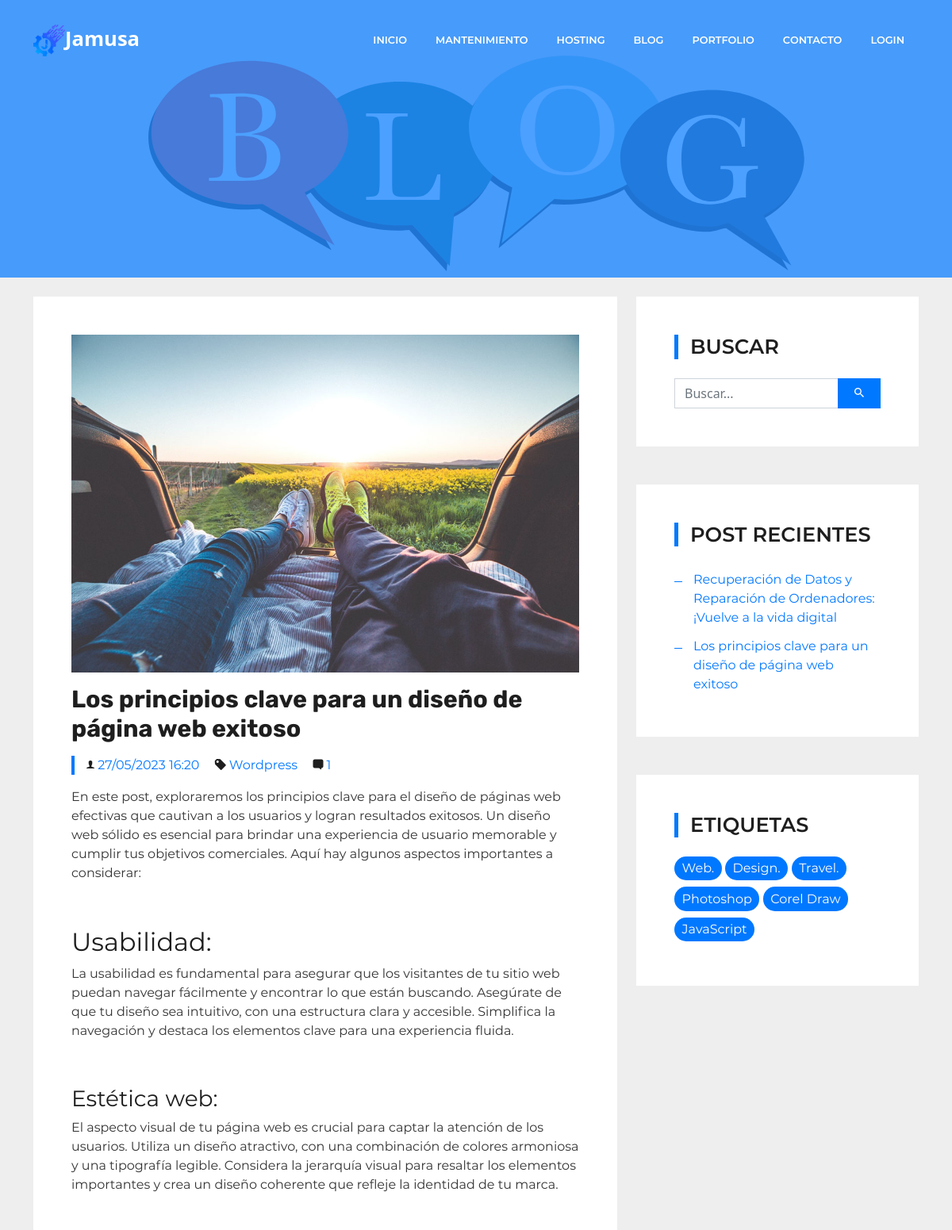
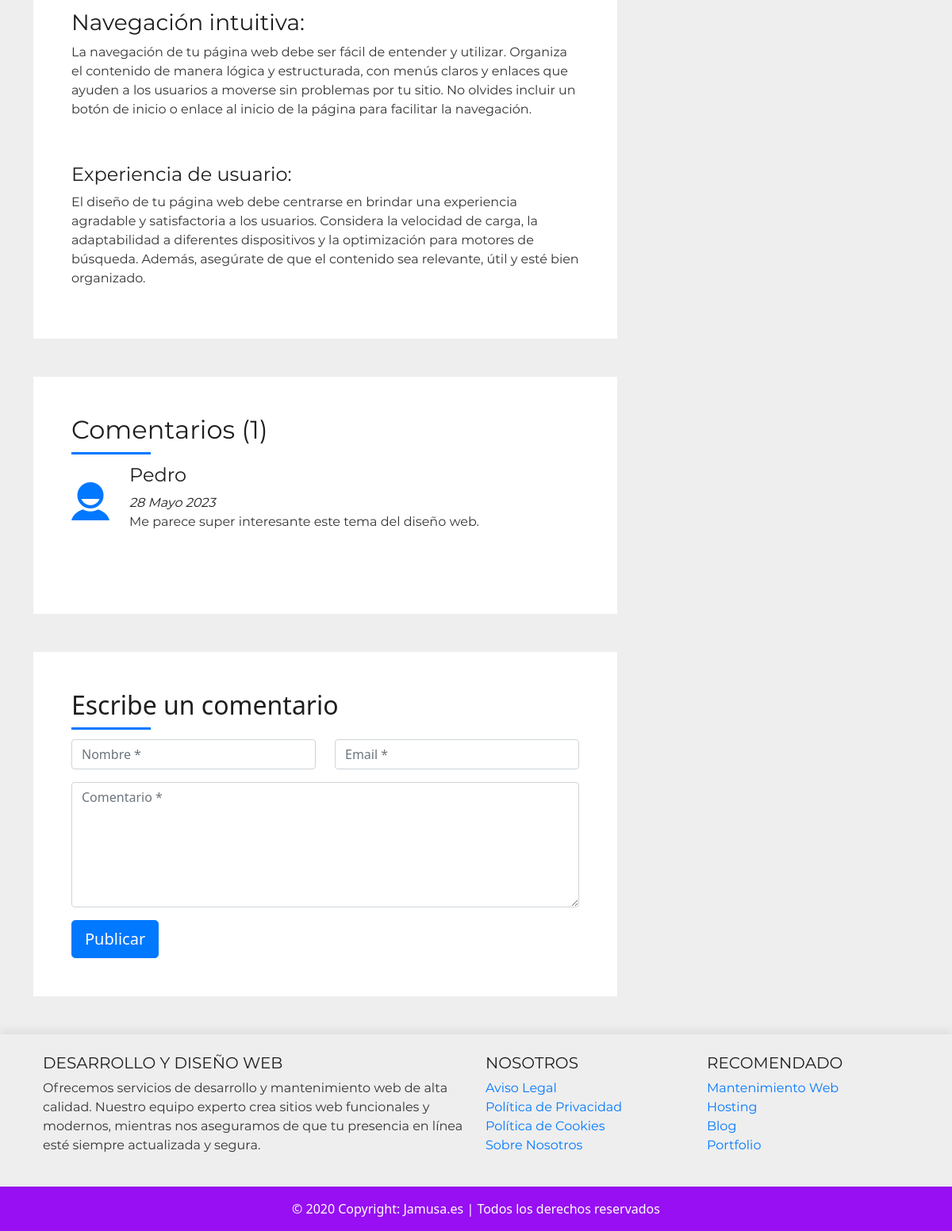
Page /blog-single.php?slug=los-principios-clave-para-un-diseno-de-pagina-web-exitoso on the committed database (2 pictures, top to bottom).
### tables this page shows
CREATE TABLE `blog` (
  `id` int(11) NOT NULL,
  `titulo` varchar(100) NOT NULL,
  `slug` varchar(150) NOT NULL,
  `resumen` varchar(300) NOT NULL,
  `contenido` longtext NOT NULL,
  `fecha` varchar(50) NOT NULL,
  `categoria` varchar(100) NOT NULL,
  `imagen` varchar(100) NOT NULL,
  `meta_titulo` varchar(100) NOT NULL,
  `meta_descripcion` varchar(100) NOT NULL,
  `keywords` varchar(100) NOT NULL
);

CREATE TABLE `comentarios` (
  `id` int(11) NOT NULL,
  `nombre` varchar(100) NOT NULL,
  `email` varchar(100) NOT NULL,
  `comentario` varchar(500) NOT NULL,
  `fecha` varchar(30) NOT NULL,
  `post_id` int(11) NOT NULL
);

### php/functions.php (called while the page is built, shortened)
<?php
function fechaEsp($fecha)
{
    $fecha = substr($fecha, 0, 10);
    $numeroDia = date('d', strtotime($fecha));
    $mes = date('F', strtotime($fecha));
    $anio = date('Y', strtotime($fecha));
    $meses_ES = array("Enero", "Febrero", "Marzo", "Abril", "Mayo", "Junio", "Julio", "Agosto", "Septiembre", "Octubre", "Noviembre", "Diciembre");
    $meses_EN = array("January", "February", "March", "April", "May", "June", "July", "August", "September", "October", "November", "December");
    $nombreMes = str_replace($meses_EN, $meses_ES, $mes);
    return $numeroDia . " " . $nombreMes . " " . $anio;
}

### blog-single.php (the view, shortened to what this page needs)
<?php
include './php/conexion.php';
include './php/functions.php';
if (isset($_GET['slug'])) {
    $slug = $_GET['slug'];
    $post = $conexion->query("SELECT * FROM blog WHERE slug = '$slug' LIMIT 1") or die($conexion->error);
    if ($post->num_rows > 0) {
        $fila = $post->fetch_assoc();
        $post_id = $fila['id'];
    }
}
$post_recientes = $conexion->query("SELECT * FROM blog ORDER BY id DESC LIMIT 3") or die($conexion->error);
$cant_coments = $conexion->query("SELECT COUNT(*) FROM comentarios WHERE post_id = '$post_id'") or die($conexion->error);
$total_coments = mysqli_fetch_row($cant_coments);
?>
<!DOCTYPE html>
<html lang="es">
<head>
    <link href="../lib/bootstrap/css/bootstrap.min.css" rel="stylesheet">
    <link href="../lib/font-awesome/css/all.min.css" rel="stylesheet">
    <link href="../lib/animate/animate.min.css" rel="stylesheet">
    <link href="../lib/ionicons/css/ionicons.min.css" rel="stylesheet">
    <link href="../lib/owlcarousel/assets/owl.carousel.min.css" rel="stylesheet">
    <link href="../lib/lightbox/css/lightbox.min.css" rel="stylesheet">
    <link rel="stylesheet" media="screen" href="../css/style.css">
</head>
<body id="page-top">
    <?php include 'layouts\header.php' ?>
    <div class="intro intro-single route mb-4 bg-image" style="background: url(../img/blog/cabecera-blog.svg); background-size: 100% 100%;">
        <div class="overlay-mf"></div>
        <div class="intro-content display-table">
            <div class="table-cell">
            </div>
        </div>
    </div>
    <section class="blog-wrapper sect-pt4" id="blog">
        <div class="container">
            <div class="row">
                <div class="col-md-8">
                    <div class="post-box">
                        <div class="post-thumb">
                            <img src="img/post-1.jpg" class="img-fluid" alt="">
                        </div>
                        <div class="post-meta">
                            <h1 class="article-title"><?php echo $fila['titulo']; ?></h1>
                            <ul>
                                <li>
                                    <span class="ion-ios-person"></span>
                                    <a><?php echo $fila['fecha']; ?></a>
                                </li>
                                <li>
                                    <span class="ion-pricetag"></span>
                                    <a><?php echo $fila['categoria']; ?></a>
                                </li>
                                <li>
                                    <span class="ion-chatbox"></span>
                                    <a href="#comments"><?php echo $total_coments[0]; ?></a>
                                </li>
                            </ul>
                        </div>
                        <div class="article-content">
                            <?php echo $fila['contenido']; ?>
                        </div>
                    </div>
                    <?php
                    $comentarios = $conexion->query("SELECT * FROM comentarios WHERE post_id = '$post_id' ORDER BY id DESC") or die($conexion->error);
                    ?>
                    <div id="comments" class="box-comments">
                        <div class="title-box-2 mb-4">
                            <h4 class="title-comments title-left">Comentarios (<?php echo $total_coments[0] ?>)</h4>
                        </div>
                        <ul class="list-comments">
                            <?php
                            while ($com = mysqli_fetch_array($comentarios)) {
                                $fecha = $com['fecha'];
                            ?>
                                <li>
                                    <div class="comment-avatar">
                                        <span class="ion-android-contact fsz-4 color-primary"></span>
                                    </div>
                                    <div class="comment-details">
                                        <h4 class="comment-author"><?php echo $com['nombre']; ?></h4>
                                        <span><?php echo fechaEsp($fecha);  ?></span>
                                        <p><?php echo $com['comentario']; ?></p>
                                    </div>
                                </li>
                            <?php } ?>
                        </ul>
                    </div>
                    <div class="form-comments">
                        <div class="title-box-2 mb-4">
                            <h3 class="title-left">
                                Escribe un comentario
                            </h3>
                        </div>
                        <form action="../php/insertar-comentario.php" method="POST" class="form-mf">
                            <div class="row">
                                <div class="col-md-6 mb-3">
                                    <div class="form-group">
                                        <input id="nombre" name="nombre" type="text" class="form-control input-mf" placeholder="Nombre *" required>
                                    </div>
                                </div>
                                <div class="col-md-6 mb-3">
                                    <div class="form-group">
                                        <input id="email" name="email" type="email" class="form-control input-mf" placeholder="Email *" required>
                                    </div>
                                </div>
                                <div class="col-md-12 mb-3">
                                    <div class="form-group">
                                        <textarea id="comentario" name="comentario" class="form-control input-mf" placeholder="Comentario *" cols="45" rows="6" required></textarea>
                                    </div>
                                </div>
                                <div class="col-md-12">
                                    <button type="submit" class="button btn btn-primary btn-lg">Publicar</button>
                                </div>
                            </div>
                        </form>
                    </div>
                </div>
                <div class="col-md-4">
                    <div class="widget-sidebar sidebar-search">
                        <h5 class="sidebar-title">Buscar</h5>
                        <div class="sidebar-content">
                            <form>
                                <div class="input-group">
                                    <input type="text" class="form-control" placeholder="Buscar..." aria-label="Buscar...">
                                    <span class="input-group-btn">
                                        <button class="btn btn-secondary btn-search" type="button">
                                            <span class="ion-android-search"></span>
                                        </button>
                                    </span>
                                </div>
                            </form>
                        </div>
                    </div>
                    <div class="widget-sidebar">
                        <h5 class="sidebar-title">Post recientes</h5>
                        <div class="sidebar-content">
                            <ul class="list-sidebar">
                                <?php
                                while ($fila = mysqli_fetch_array($post_recientes)) {
                                ?>
                                    <li>
                                        <a href="./blog-single.php?slug=<?php echo $fila['slug']; ?>"><?php echo $fila['titulo']; ?></a>
                                    </li>
                                <?php } ?>
                            </ul>
                        </div>
                    </div>
                    <div class="widget-sidebar widget-tags">
                        <h5 class="sidebar-title">Etiquetas</h5>
                        <div class="sidebar-content">
                            <ul>
                                <li>
                                    <a href="#">Web.</a>
                                </li>
                                <li>
                                    <a href="#">Design.</a>
                                </li>
                                <li>
                                    <a href="#">Travel.</a>
                                </li>
                                <li>
                                    <a href="#">Photoshop</a>
                                </li>
                                <li>
                                    <a href="#">Corel Draw</a>
                                </li>
                                <li>
                                    <a href="#">JavaScript</a>
                                </li>
                            </ul>
                        </div>
                    </div>
                </div>
            </div>
        </div>
    </section>
    <?php include './layouts/footer.php' ?>
</body>
</html>

### css/style.css (style rules this page uses)
body { background-color: #eee; color: #333; }
h1, h2 { font-family: 'Rubik', sans-serif; }
p, span, text, h4, h5, h6, ul, li { font-family: 'Montserrat', sans-serif; font-weight: 400; }
h1, h2, h3, h4, h5, h6 { color: #1e1e1e; }
a { transition: all 0.5s ease-in-out; }
.bg-image { background-repeat: no-repeat; background-attachment: fixed; background-size: cover; background-position: center center; }
.overlay-mf { background-color: #0078ff; }
.overlay-mf { position: absolute; top: 0; left: 0px; padding: 0; height: 100%; width: 100%; opacity: .7; }
.display-table { width: 100%; height: 100%; display: table; }
.table-cell { display: table-cell; vertical-align: middle; }
.title-left { font-size: 2rem; position: relative; }
.title-left:before { content: ''; position: absolute; height: 3px; background-color: #0078ff; width: 100px; bottom: -12px; }
.ul-resect, .socials ul, .list-ico, .blog-wrapper .post-meta ul, .box-comments .list-comments, .widget-sidebar .list-sidebar, .widget-tags ul { list-style: none; padding-left: 0; margin-bottom: 0; }
.color-primary { color: #0078ff !important; }
.fsz-4 { font-size: 4rem; }
.intro { height: 50vh; position: relative; color: #fff; }
.intro .intro-content { text-align: center; position: absolute; }
.intro-single { height: 350px; }
.intro-single .intro-content { margin-top: 30px; }
.post-box, .form-comments, .box-comments, .widget-sidebar { padding: 2rem; background-color: #fff; margin-bottom: 3rem; }
.blog-wrapper .article-title { font-size: 1.5rem; }
.blog-wrapper .post-meta { margin: 1rem 0; }
.blog-wrapper .post-meta ul { border-left: 4px solid #0078ff; margin-top: 1rem; }
.blog-wrapper .post-meta ul li { display: inline-block; margin-left: 15px; }
.blog-wrapper .post-meta ul a { color: #0078ff; }
.blog-wrapper .post-meta ul span { color: #1e1e1e; }
.box-comments .list-comments li { padding-bottom: 40px; }
.box-comments .list-comments .comment-avatar { display: table-cell; vertical-align: top; }
.box-comments .list-comments .comment-author { font-size: 1.3rem; }
.box-comments .list-comments .comment-details { display: table-cell; vertical-align: top; padding-left: 25px; }
.box-comments .list-comments span { color: #1e1e1e; font-style: italic; }
.widget-sidebar .sidebar-title { font-size: 1.6rem; font-weight: 600; border-left: 5px solid #0078ff; padding-left: 15px; text-transform: uppercase; margin-bottom: 1.5rem; }
.widget-sidebar .list-sidebar li { position: relative; padding: 6px 0 6px 24px; }
.widget-sidebar .list-sidebar li:before { position: absolute; content: ""; width: 10px; height: 1px; left: 0; background-color: #0078ff; top: 20px; }
.sidebar-search input { background-color: #fff; border-radius: 0; transition: all 0.5s ease-in-out; }
.sidebar-search .btn-search { background-color: #0078ff; border-color: #0078ff; border-radius: 0; padding-left: 20px; padding-right: 20px; }
.widget-tags ul li { display: inline-block; background-color: #0078ff; padding: .2rem .6rem; margin-bottom: .5rem; border-radius: 15px; }
.widget-tags ul li a { color: #fff; }
.button { display: inline-block; padding: .3rem .6rem; text-align: center; vertical-align: middle; -webkit-user-select: none; -moz-user-select: none; -ms-user-select: none; user-select: none; font-size: 1.1rem; border-radius: .3rem; transition: all 500ms ease; cursor: pointer; }
.btn-lg { padding: .5rem 1rem; font-size: 1.25rem; line-height: 1.5; border-radius: .3rem; }
@media (min-width: 768px) { .post-box, .form-comments, .box-comments, .widget-sidebar { padding: 3rem; } }
@media (min-width: 768px) { .blog-wrapper .article-title { font-size: 1.9rem; } }
@media (min-width: 768px) { .box-comments .list-comments .comment-author { font-size: 1.5rem; } }

### rows in the picture
blog: titulo "Los principios clave para un diseño de página web exitoso", fecha "27/05/2023 16:20", categoria "Wordpress", contenido "En este post, exploraremos los principios clave para el diseño de páginas web efectivas que cautivan a los usuarios y logran resultados exitosos. Un diseño web sólido es esencial para brindar una experiencia de usuario memorable y cumplir tus objetivos comerciales. Aquí hay algunos aspectos importantes a considerar: Usabilidad: La usabilidad es fundamental para asegurar que los visitantes de tu sitio web puedan navegar fácilmente y encontrar lo que están buscando. Asegúrate de que tu diseño sea intuitivo, con una estructura clara y accesible. Simplifica la navegación y destaca los elementos clave para una experiencia fluida. Estética web: El aspecto visual de tu página web es crucial para…"
comentarios: nombre "Pedro", fecha "28 Mayo 2023", comentario "Me parece super interesante este tema del diseño web."
blog: titulo "Recuperación de Datos y Reparación de Ordenadores: ¡Vuelve a la vida digital"

### other values in the picture
$total_coments[0] "1"
